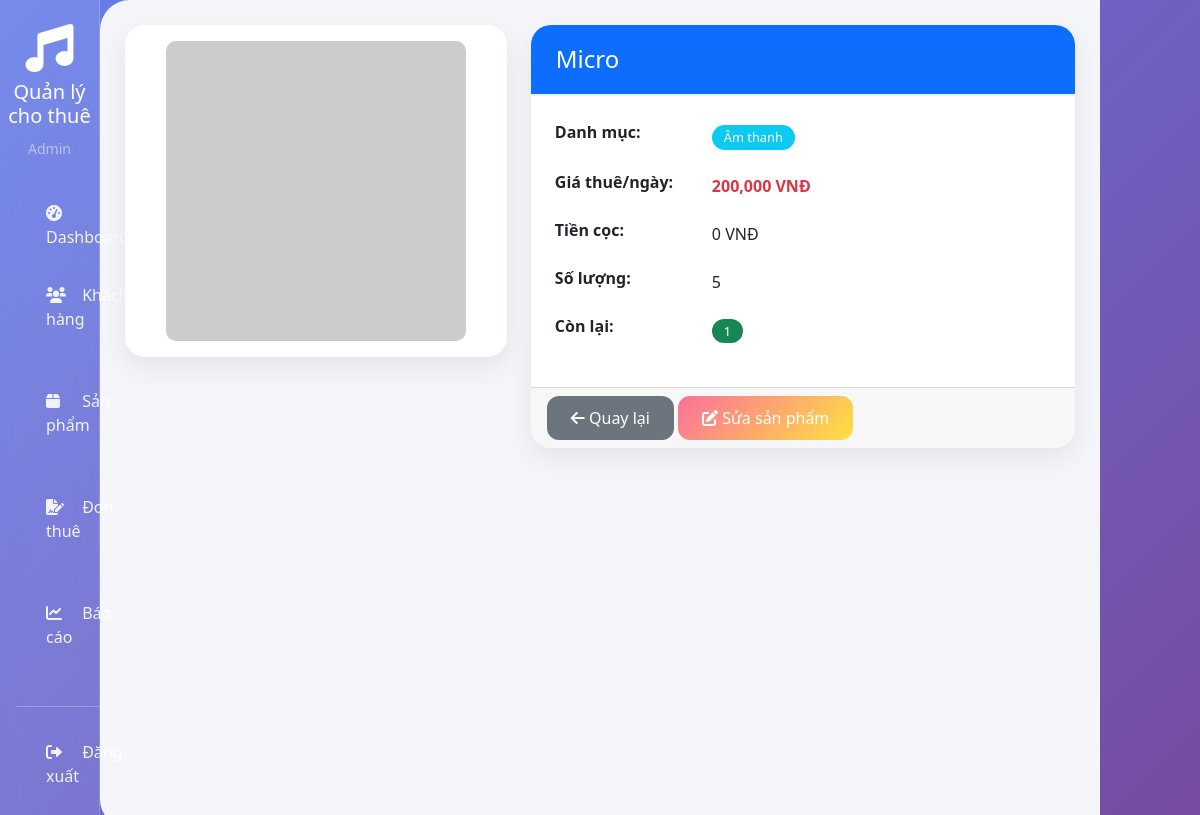
The app's page /product-detail/2 (signed in) with its own data.
### models.py (models this page shows)
class Admin(UserMixin, db.Model):
    id = db.Column(db.Integer, primary_key=True)
    username = db.Column(db.String(80), unique=True, nullable=False)
    password = db.Column(db.String(200), nullable=False)
    email = db.Column(db.String(120), nullable=True)
    fullname = db.Column(db.String(100), nullable=False)
    created_at = db.Column(db.DateTime, default=datetime.utcnow)

class Product(db.Model):
    id = db.Column(db.Integer, primary_key=True)
    name = db.Column(db.String(100), nullable=False)
    category = db.Column(db.String(50), nullable=False)
    description = db.Column(db.Text)
    price_per_day = db.Column(db.Float, nullable=False)
    deposit = db.Column(db.Float, default=0)
    quantity = db.Column(db.Integer, default=1)
    available_quantity = db.Column(db.Integer, default=1)
    image_url = db.Column(db.String(200))
    status = db.Column(db.String(20), default='active')
    created_at = db.Column(db.DateTime, default=datetime.utcnow)

### app.py (the view)
@app.route('/product-detail/<int:id>')
@login_required
def product_detail(id):
    product = Product.query.get_or_404(id)
    return render_template('product_detail.html', product=product)

### app.py (called while the page is built)
@login_manager.user_loader
def load_user(user_id):
    return Admin.query.get(int(user_id))

### templates/product_detail.html (shortened to what this page needs)
{% extends "base.html" %}
{% block content %}
<div class="row">
    <div class="col-md-5">
        <div class="card">
            <div class="card-body text-center">
                {% if product.image_url %}
                    <img src="{{ product.image_url }}" alt="{{ product.name }}"
                         style="width: 100%; max-width: 300px; height: auto; border-radius: 10px;"
                         onerror="this.src='https://via.placeholder.com/300x300?text=No+Image'">
                {% else %}
                    <img src="https://via.placeholder.com/300x300?text=No+Image"
                         alt="No image" style="width: 100%; max-width: 300px; height: auto; border-radius: 10px;">
                {% endif %}
            </div>
        </div>
    </div>
    <div class="col-md-7">
        <div class="card">
            <div class="card-header bg-primary text-white">
                <h4 class="mb-0">{{ product.name }}</h4>
            </div>
            <div class="card-body">
                <table class="table table-borderless">
                    <tr>
                        <th style="width: 150px">Danh mục:</th>
                        <td><span class="badge bg-info">{{ product.category }}</span></td>
                    </tr>
                    <tr>
                        <th>Giá thuê/ngày:</th>
                        <td class="text-danger fw-bold">{{ "{:,.0f}".format(product.price_per_day) }} VNĐ</td>
                    </tr>
                    <tr>
                        <th>Tiền cọc:</th>
                        <td>{{ "{:,.0f}".format(product.deposit) }} VNĐ</td>
                    </tr>
                    <tr>
                        <th>Số lượng:</th>
                        <td>{{ product.quantity }}</td>
                    </tr>
                    <tr>
                        <th>Còn lại:</th>
                        <td>
                            {% if product.available_quantity > 0 %}
                                <span class="badge bg-success">{{ product.available_quantity }}</span>
                            {% else %}
                                <span class="badge bg-danger">Hết hàng</span>
                            {% endif %}
                        </td>
                    </tr>
                </table>
            </div>
            <div class="card-footer">
                <a href="{{ url_for('products') }}" class="btn btn-secondary">
                    <i class="fas fa-arrow-left"></i> Quay lại
                </a>
                <a href="{{ url_for('edit_product', id=product.id) }}" class="btn btn-warning">
                    <i class="fas fa-edit"></i> Sửa sản phẩm
                </a>
            </div>
        </div>
    </div>
</div>
{% endblock %}

### templates/base.html (shortened to what this page needs)
<!DOCTYPE html>
<html lang="vi">
<head>
    <link href="https://cdn.jsdelivr.net/npm/bootstrap@5.1.3/dist/css/bootstrap.min.css" rel="stylesheet">
    <link rel="stylesheet" href="https://cdnjs.cloudflare.com/ajax/libs/font-awesome/6.0.0/css/all.min.css">
    <link rel="stylesheet" href="{{ url_for('static', filename='style.css') }}">
</head>
<body>
    {% if current_user.is_authenticated %}
    <div class="container-fluid p-0">
        <div class="row g-0">
            <div class="col-md-1 sidebar">
                <div class="text-center py-4">
                    <i class="fas fa-music fa-3x text-white mb-2"></i>
                    <h5 class="text-white">Quản lý cho thuê</h5>
                    <small class="text-white-50">{{ current_user.fullname }}</small>
                </div>
                <nav class="nav flex-column px-3">
                    <a class="nav-link" href="{{ url_for('dashboard') }}"><i class="fas fa-tachometer-alt"></i> Dashboard</a>
                    <a class="nav-link" href="{{ url_for('customers') }}"><i class="fas fa-users"></i> Khách hàng</a>
                    <a class="nav-link" href="{{ url_for('products') }}"><i class="fas fa-box"></i> Sản phẩm</a>
                    <a class="nav-link" href="{{ url_for('rentals') }}"><i class="fas fa-file-signature"></i> Đơn thuê</a>
                    <a class="nav-link" href="{{ url_for('reports') }}"><i class="fas fa-chart-line"></i> Báo cáo</a>
                    <hr class="bg-light my-3">
                    <a class="nav-link" href="{{ url_for('logout') }}"><i class="fas fa-sign-out-alt"></i> Đăng xuất</a>
                </nav>
            </div>
            <div class="col-md-10 main-content">
                {% block content %}{% endblock %}
            </div>
        </div>
    </div>
    {% endif %}
</body>
</html>

### static/style.css (style rules this page uses)
:root { --primary: linear-gradient(135deg, #667eea 0%, #764ba2 100%); --primary-dark: #5a67d8; --secondary: linear-gradient(135deg, #f093fb 0%, #f5576c 100%); --success: linear-gradient(135deg, #4facfe 0%, #00f2fe 100%); --warning: linear-gradient(135deg, #fa709a 0%, #fee140 100%); --danger: linear-gradient(135deg, #ff6b6b 0%, #ee5a24 100%); --dark: #2c3e50; --light: #f8f9fa; --gray: #6c757d; }
* { margin: 0; padding: 0; box-sizing: border-box; }
body { font-family: 'Segoe UI', 'Poppins', Tahoma, Geneva, Verdana, sans-serif; background: linear-gradient(135deg, #667eea 0%, #764ba2 100%); min-height: 100vh; color: #333; }
.sidebar { background: rgba(255, 255, 255, 0.1); backdrop-filter: blur(10px); border-right: 1px solid rgba(255, 255, 255, 0.2); transition: all 0.3s; }
.sidebar .nav-link { color: rgba(255, 255, 255, 0.9); padding: 12px 20px; margin: 5px 10px; border-radius: 12px; transition: all 0.3s; font-weight: 500; }
.sidebar .nav-link i { margin-right: 12px; width: 20px; }
.main-content { background: #f4f6f9; min-height: 100vh; border-radius: 30px 0 0 30px; padding: 25px; }
.card { border: none; border-radius: 20px; box-shadow: 0 10px 30px rgba(0,0,0,0.08); transition: all 0.3s; overflow: hidden; }
.card-header { background: white; border-bottom: 2px solid #f0f0f0; padding: 20px 25px; font-weight: 600; font-size: 1.1rem; }
.btn { border-radius: 12px; padding: 10px 24px; font-weight: 500; transition: all 0.3s; border: none; }
.btn-warning { background: var(--warning); color: white; }
.table { border-radius: 15px; overflow: hidden; }
.table tbody tr { transition: all 0.3s; }
.table td { padding: 12px 15px; vertical-align: middle; }
.badge { padding: 6px 12px; border-radius: 20px; font-weight: 500; font-size: 0.8rem; }

### records on screen
Admin: fullname "Admin"
Product: name "Micro", category "Âm thanh", price_per_day "200,000", deposit "0", quantity "5", available_quantity "1"
